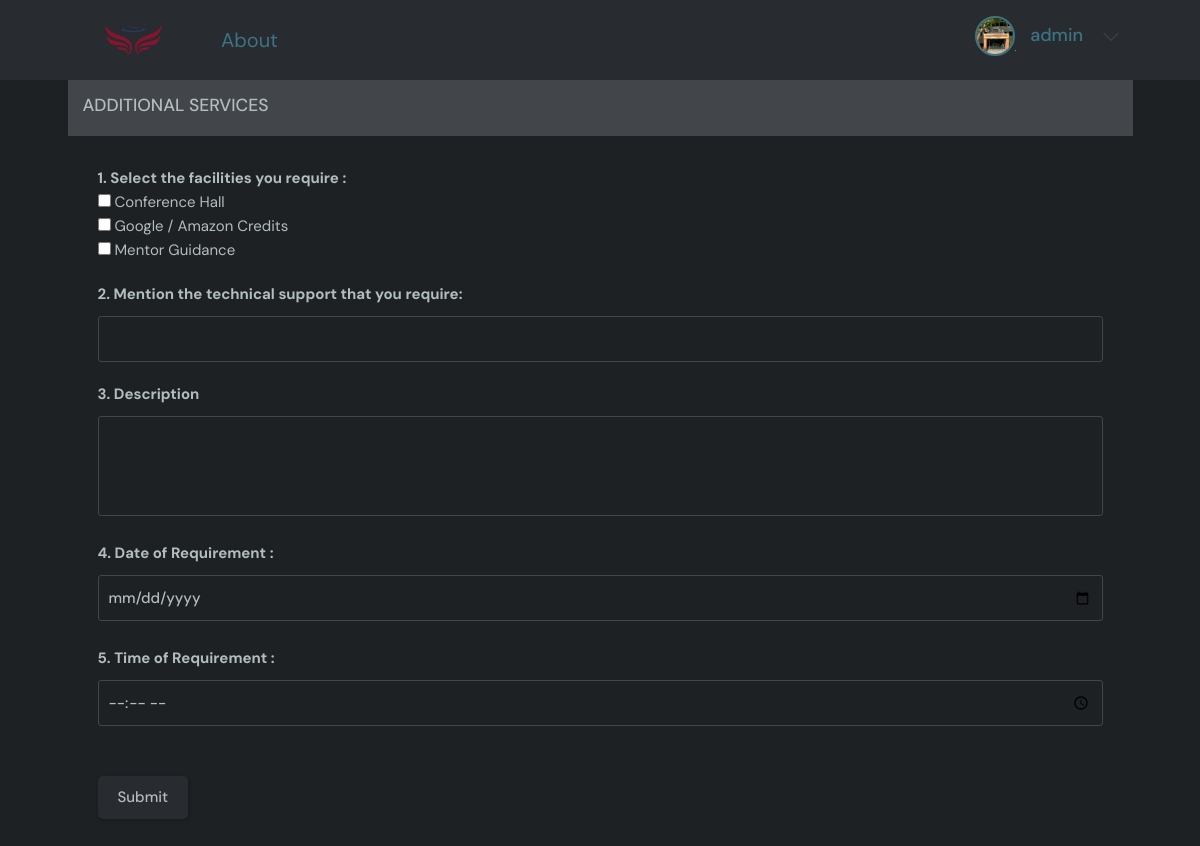
The page /adS/ (signed in) on the database its author committed.
### base/models.py (models this page shows)
class User(AbstractUser):
    name = models.CharField(max_length=200,null=True)
    email = models.EmailField(unique=True,null=True)
    bio = models.TextField(null=True)
    avatar = models.ImageField(null=True,default="avatar.svg")
    USERNAME_FIELD = 'email'
    REQUIRED_FIELDS = []

### base/views.py (the view)
# urls.py: path('adS/',views.adS,name="adS"),
def adS(request):
    rooms= Room.objects.all()
    return render(request,"base/adS.html",{"rooms":rooms})

### base/templates/base/adS.html (shortened to what this page needs)
{% extends 'main.html' %} {% block content %}
<div class="container">
    <div class="layout__box_startupProfile">
      <div class="layout__boxHeader">
        <div class="layout__boxTitle">
          <h3>Additional Services</h3>
        </div>
      </div>
      <div class="layout__body">
        <form class="form" action="#" method="POST">
          <div style="margin-bottom: 20px;">
            <label for="ques"><b>1. Select the facilities you require : </b></label><br>
            <input type="checkbox" id="ques">
            <label for="ques">Conference Hall</label><br>
            <input type="checkbox" id="ques">
            <label for="ques">Google / Amazon Credits</label><br>
            <input type="checkbox" id="ques">
            <label for="ques">Mentor Guidance</label>
          </div>
          <div class="form__group">
            <label for="support"><b>2. Mention the technical support that you require: </b></label>
            <input id="founder" name="founder" type="text" />
          </div>
          <div class="form__group">
            <label for="cofounder"><b>3. Description</b></label>
            <textarea class="form-control" id="cofounder" rows="3"></textarea>
          </div>
          <div style="margin: 25px auto;" class="form__group">
           <label for="ques"><b>4. Date of Requirement : </b></label>
            <input type="date" id="ques">
          </div>
          <div class="form__group">
            <label for="ques"><b>5. Time of Requirement : </b></label>
            <input type="time" id="ques">
          </div>
          <button class="btn btn--main" type="submit" style="margin-top:30px">
            Submit
          </button>
        </form>
      </div>
    </div>
  </div>
{% endblock content %}

### templates/navbar.html (shortened to what this page needs)
    {% load static %}
    <header class="header header--loggedIn">
      <div  class="container">
        <a href="{% url 'home' %}" class="header__logo">
          <img style="width: 105px; height: 50px; opacity: 0.5; " src={% static 'images/gusec.png' %} />
        </a>
        <a href="{% url 'about' %}" style="margin-top: 9px; margin-left: -60px ; font-size: 20px;" > About </a>
        <nav class="header__menu">
          {%if request.user.is_authenticated%}
          <div  class="header__user">
            <a href="{% url 'user-profile' request.user.id %}">
              <div class="avatar avatar--medium active">
                <img src="{{user.avatar.url}}" />
              </div>
              <p><span style = "font-size: 18px;margin-top: 10px;" >{{request.user.name}}</span></p>
            </a>
            <button class="dropdown-button">
              <svg version="1.1" xmlns="http://www.w3.org/2000/svg" width="32" height="32" viewBox="0 0 32 32">
                <title>chevron-down</title>
                <path d="M16 21l-13-13h-3l16 16 16-16h-3l-13 13z"></path>
              </svg>
            </button>
          </div>
          {% else %}
          <a style="color: #71c6dd;" href="{% url 'login' %}">
            <img src={% static 'images/avatar.svg' %} />
            <p style="margin-top: 10px;">Login</p>
          </a>
          {% endif %}
        </nav>
      </div>
    </header>

### rows shown on the page
User: avatar (picture), user.name "admin"
